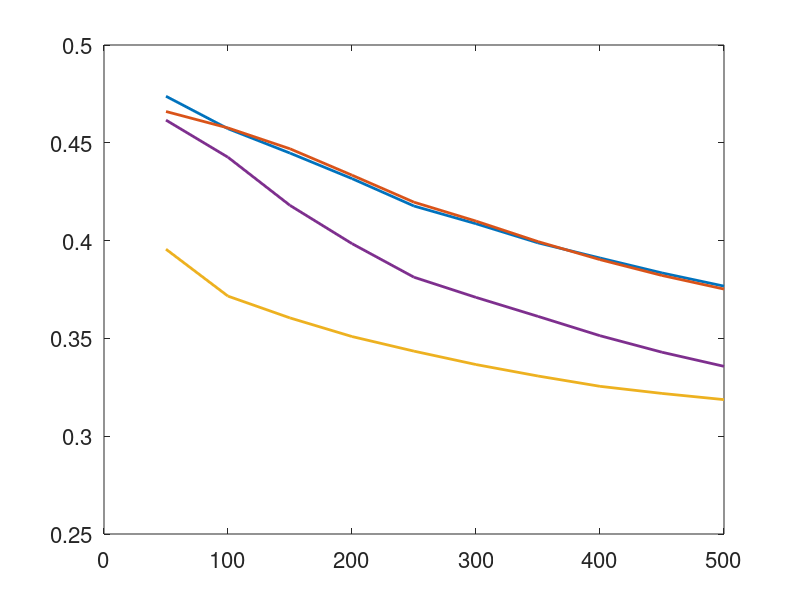

Recreate this plot in MATLAB. (Note: this script raises an error after producing the figure.)

set(0, 'DefaultAxesFontSize', 16);
set(0, 'DefaultLineLineWidth', 2.0);
set(0, 'DefaultLineMarkerSize', 15);

id_list = [50:50:500];

% image
%========================================================
load('mean_std_matrix_image');

figure;
hold on;
box on;
for i = 1 : 45
  plot(id_list, mean_matrix_PA1_personal_image(i,:), '');
  plot(id_list, mean_matrix_PA1_shared_image(i,:), '');
  plot(id_list, mean_matrix_dso1_image(i,:), '');
  plot(id_list, mean_matrix_PA1_extra_sim_image(i,:), '');
  plot(id_list, mean_matrix_PA1_sim_image(i,:), '');
  legend0 = legend('PA-personal', 'PA-shared', 'dso1', 'PA-extra-sim', 'PA-extra');
  xlabel('\fontsize{20} Number of samples');
	ylabel('\fontsize{20} Online average rate of mistakes');
	set(gcf, 'unit', 'centimeters', 'position', [0, 0, 14.6, 11.1]);
	grid;

	saveas(gcf, sprintf('../figure/image/%d.fig', i));
	saveas(gcf, sprintf('../figure/image/%d.pdf', i));
	close(figure(gcf));
end
%========================================================


% text 
%========================================================
load('mean_std_matrix_text');

figure;
hold on;
box on;
for i = 1 : 45
  plot(id_list, mean_matrix_PA1_personal_text(i,:), '');
  plot(id_list, mean_matrix_PA1_shared_text(i,:), '');
  plot(id_list, mean_matrix_dso1_text(i,:), '');
  plot(id_list, mean_matrix_PA1_extra_sim_text(i,:), '');
  plot(id_list, mean_matrix_PA1_sim_text(i,:), '');
  legend0 = legend('PA-personal', 'PA-shared', 'dso1', 'PA-extra-sim', 'PA-extra');
  xlabel('\fontsize{20} Number of samples');
	ylabel('\fontsize{20} Online average rate of mistakes');
	set(gcf, 'unit', 'centimeters', 'position', [0, 0, 14.6, 11.1]);
	grid;

	saveas(gcf, sprintf('../figure/text/%d.fig', i));
	saveas(gcf, sprintf('../figure/text/%d.pdf', i));
	close(figure(gcf));
end
%========================================================
